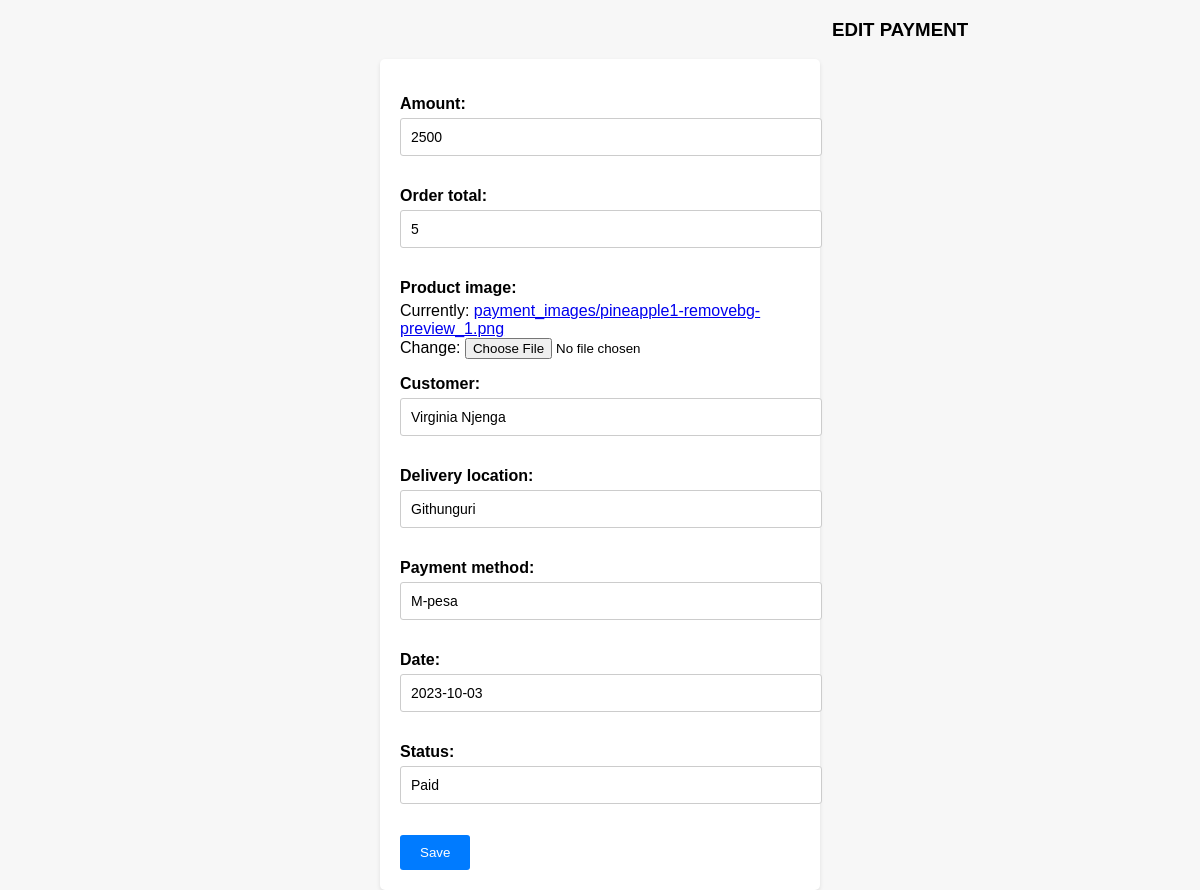
/payments/payments/edit/1/, run on the app's committed database.
### payments/models.py (models this page shows, shortened)
class Payment(models.Model):
    amount = models.IntegerField()
    order_total = models.IntegerField()
    product_image = models.ImageField(upload_to='payment_images/')
    customer = models.CharField(max_length=255)
    delivery_location = models.CharField(max_length=255)
    payment_method = models.CharField(max_length=255)
    date = models.DateField()
    status = models.CharField(max_length=255)

### payments/views.py (the view)
# urls.py: path('payments/edit/<int:id>/', edit_payment, name='edit_payment_view'),
def edit_payment(request, id):
    payment = Payment.objects.get(id=id)
    if request.method == "POST":
        form = PaymentForm(request.POST, instance=payment)
        if form.is_valid():
            form.save()
        return redirect('payment_detail_view', id=id)
    else:
        form = PaymentForm(instance=payment)
    return render(request, "payments/edit_payment.html", {"form": form})

### payments/forms.py
class PaymentForm(forms.ModelForm):
    class Meta:
        model = Payment
        fields = '__all__'

### templates/payments/edit_payment.html (shortened to what this page needs)
{% load static %}
<!DOCTYPE html>
<html lang="en">
<head>
    <link rel="stylesheet" href="{% static 'payments/edit_payment.css' %}">
</head>
<body>
 <h3>EDIT PAYMENT</h3>
    <form method="post">
    {{form.as_p}}
    <button type="submit">Save</button>
    </form>
</body>
</html>

### inventory/static/payments/edit_payment.css (style rules this page uses)
body { font-family: Arial, sans-serif; margin: 0; padding: 0; background-color: #f7f7f7; }
h3 { text-align: center; margin-left: 50%; }
form { max-width: 400px; margin: 0 auto; padding: 20px; background-color: #fff; box-shadow: 0 2px 4px rgba(0, 0, 0, 0.1); border-radius: 5px; }
label { display: block; font-weight: bold; margin-bottom: 5px; }
input[type="text"], input[type="number"] { width: 100%; padding: 10px; margin-bottom: 15px; border: 1px solid #ccc; border-radius: 3px; font-size: 14px; }
button[type="submit"] { background-color: #007bff; color: #fff; padding: 10px 20px; border: none; border-radius: 3px; cursor: pointer; }

### data on the page
Payment: amount "2500", order_total "5", customer "Virginia Njenga", delivery_location "Githunguri", payment_method "M-pesa", date "2023-10-03", status "Paid"
